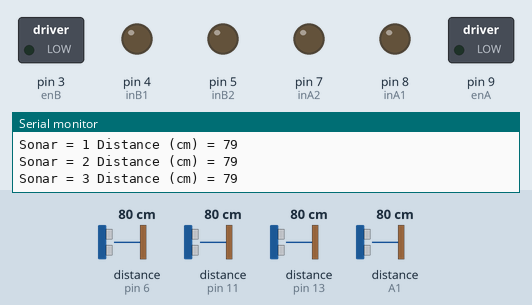
Bench run of a sketch on a simulated Arduino Uno, built with avr-gcc and run on an emulated ATmega328P. On the bench: switched loads named in the sketch (green lamp = pin HIGH), output pins drawn as LEDs (lit = HIGH), the last lines printed to the serial monitor. Dashed ring = blinking. The test bench sets the inputs (shaded band); at power-on: distance to the obstacle (sensors on pin 6, A1, pin 11, pin 13) 80 cm. The echo pulse lasts 58.3 µs per cm; random numbers use the default seed unless the sketch sets one.

Above: at 3.2 s.
3.3 s: distance to the obstacle (sensor on pin 6) set to 35 cm
6.8 s: distance to the obstacle (sensor on pin 6) set to 29 cm
At 9.3 s:
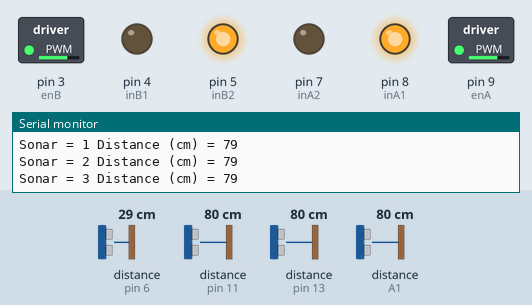
At 9.9 s:
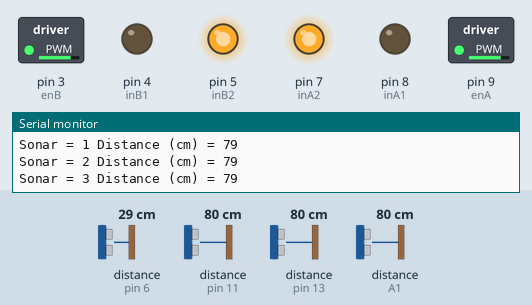
11.3 s: distance to the obstacle (sensor on pin 6) set to 2 cm
At 12.87 s:
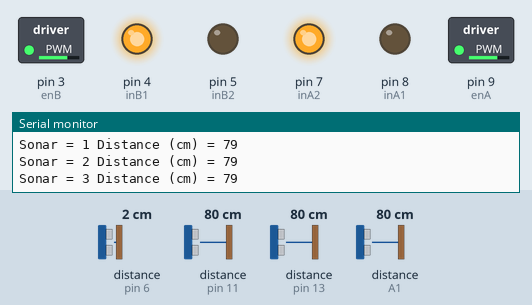
14.8 s: distance to the obstacle (sensor on A1) set to 24 cm
18.3 s: distance to the obstacle (sensor on A1) set to 20 cm
22.8 s: distance to the obstacle (sensor on A1) set to 35 cm
At 24.8 s:
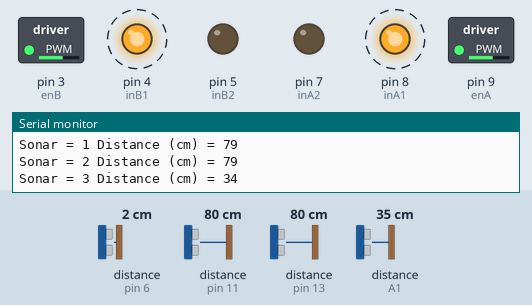
Timing chart, 0 to 28.3 s (numbered marks = the images above; inputs shaded):
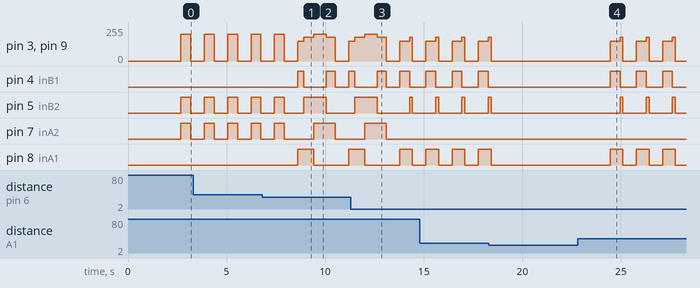

Measured:
- the behaviour switches between 32 and 31 cm on distance to the obstacle (sensor on pin 6) (found by bisection; images 0 and 1)
- after the input at 6.8 s, pin 4 (inB1): goes HIGH 0.30 s, LOW 1.2 s, HIGH 0.45 s, LOW 0.68 s, then HIGH, starting after 1.8 s; pin 8 (inA1): LOW → HIGH after 1.8 s, → LOW 0.80 s later, → HIGH 1.8 s later
- after the input at 22.8 s, pin 3 (enB): 0/255 → 150/255 after 1.7 s, then repeats every 1.3 s: 180/255 0.15 s, 0/255 0.68 s, 150/255 0.50 s; pin 4 (inB1): alternates HIGH for 0.50 s and LOW for 0.83 s, starting after 1.7 s

The sketch:

obstacle_avoidance.ino
```cpp
#include "NewPing.h"

#define SONAR_NUM 4
#define SPEED_FORWARD 200
#define SPEED_BACKWARD 150
#define SPEED_TURN 180
#define MAX_DISTANCE 400
#define MIN_DISTANCE 30
#define MIN_DISTANCE_CRUCIAL 20


// NewPing sonar(TRIGGER_PIN, ECHO_PIN, MAX_DISTANCE);
NewPing sonar[SONAR_NUM] = {
  NewPing(2, 6, MAX_DISTANCE),    //front
  NewPing(10, 11, MAX_DISTANCE),  //left
  NewPing(12, 13, MAX_DISTANCE),  //right
  NewPing(A0, A1, MAX_DISTANCE)   //back
};

int distances[SONAR_NUM] = {-1, -1, -1, -1};
uint8_t enA = 9;
uint8_t inA1 = 8;
uint8_t inA2 = 7;
uint8_t enB = 3;
uint8_t inB1 = 4;
uint8_t inB2 = 5;
// right motor: enA, inA1, inA2
// left motor: enB, inB1, inB2

void getDistance(uint8_t sonar_num)
{
  delay(50);
  int distance = int((sonar[sonar_num].ping_median() * 0.0343)/2.0);
  /*NewPing libray returns 0 if nothing is in front of ultrasound sensor.
  Set to 500 to avoid confusion while avoiding obstacles.*/
  if(distance == 0)
  {
    distance=500;
  }
  Serial.print("Sonar = ");
  Serial.print(sonar_num);
  Serial.print(" Distance (cm) = ");
  Serial.println(distance);
  distances[sonar_num] = distance;
}


void stopMotor()
{
  analogWrite(enA, 0);
  analogWrite(enB, 0);
  digitalWrite(inA1, LOW);
  digitalWrite(inA2, LOW);
  digitalWrite(inB1, LOW);
  digitalWrite(inB2, LOW);
}


void move_forward(int delay_time)
{
  digitalWrite(inA1, LOW);
  digitalWrite(inA2, HIGH);
  digitalWrite(inB1, LOW);
  digitalWrite(inB2, HIGH);
  analogWrite(enA, SPEED_FORWARD);
  analogWrite(enB, SPEED_FORWARD);
  delay(delay_time);
}


void move_backward(int delay_time)
{
  digitalWrite(inA1, HIGH);
  digitalWrite(inA2, LOW);
  digitalWrite(inB1, HIGH);
  digitalWrite(inB2, LOW);
  analogWrite(enA, SPEED_BACKWARD);
  analogWrite(enB, SPEED_BACKWARD);
  delay(delay_time);
}


void turn_right(int delay_time)
{
  digitalWrite(inA1, HIGH);
  digitalWrite(inA2, LOW);
  digitalWrite(inB1, LOW);
  digitalWrite(inB2, HIGH);
  analogWrite(enA, SPEED_TURN);
  analogWrite(enB, SPEED_TURN);
  delay(delay_time);

}


void turn_left(int delay_time)
{
  digitalWrite(inA1, LOW);
  digitalWrite(inA2, HIGH);
  digitalWrite(inB1, HIGH);
  digitalWrite(inB2, LOW);
  analogWrite(enA, SPEED_TURN);
  analogWrite(enB, SPEED_TURN);
  delay(delay_time);
}


// Support fuunction to check motor functionality
void motor_check()
{
  digitalWrite(inA1, LOW);
  digitalWrite(inA2, LOW);
  digitalWrite(inB1, LOW);
  digitalWrite(inB2, HIGH);
  analogWrite(enA, 0);
  analogWrite(enB, 255);
}


void setup()
{
  pinMode(enA, OUTPUT);
  pinMode(inA1, OUTPUT);
  pinMode(inA2, OUTPUT);
  pinMode(enB, OUTPUT);
  pinMode(inB1, OUTPUT);
  pinMode(inB2, OUTPUT);

  stopMotor();
  Serial.begin(9600);
  delay(2000);
}


void loop()
{
  stopMotor();
  for(uint8_t i=0;i<SONAR_NUM;i++)
  {
    getDistance(i); //get distances for ultrasound sensor
  }
  // object is very close to either of front, left or right ultrasound sensors
  if (((distances[0] < MIN_DISTANCE_CRUCIAL) || (distances[1] < MIN_DISTANCE_CRUCIAL)) || (distances[2] < MIN_DISTANCE_CRUCIAL))
  {
    if (distances[3] > MIN_DISTANCE_CRUCIAL)
    {
      move_backward(500);
     if ((distances[1] > MIN_DISTANCE_CRUCIAL) && (distances[1] > distances[2]))
      {
        turn_left(150);
      }
      else if((distances[2] > MIN_DISTANCE_CRUCIAL) && (distances[2] >= distances[1]))
      {
        turn_right(150);
      }
    }
    else
    {
      // Extend for alarm sound
      Serial.println("Stuck! Please help");
      delay(2000);
    }
  }
  else if (distances[0] > MIN_DISTANCE) //no object close to front sensor
  {
    move_forward(500);
  }
  else
  {
    if ((distances[1] > MIN_DISTANCE) && (distances[1] > distances[2])) //no object close to left sensor
    {
      move_backward(300);
      turn_left(500);
      move_forward(650);
      turn_right(450);
    }
    else if((distances[2] > MIN_DISTANCE) && (distances[2] >= distances[1])) //no object close to right sensor
    {
      move_backward(300);
      turn_right(500);
      move_forward(650);
      turn_left(450);
    }
    else
    {
      if (distances[3] > MIN_DISTANCE) //space for robot to move backward
      {
        move_backward(500);
      }
      if (random(0,1) == 0)
      {
        turn_left(500);
        // Extend for alarm sound
        Serial.println("Stuck! Please help");
        delay(1000);
      }
      else
      {
        turn_right(500);
        // Extend for alarm sound
        Serial.println("Stuck! Please help");
        delay(1000);
      }
    }
  }
}
```
